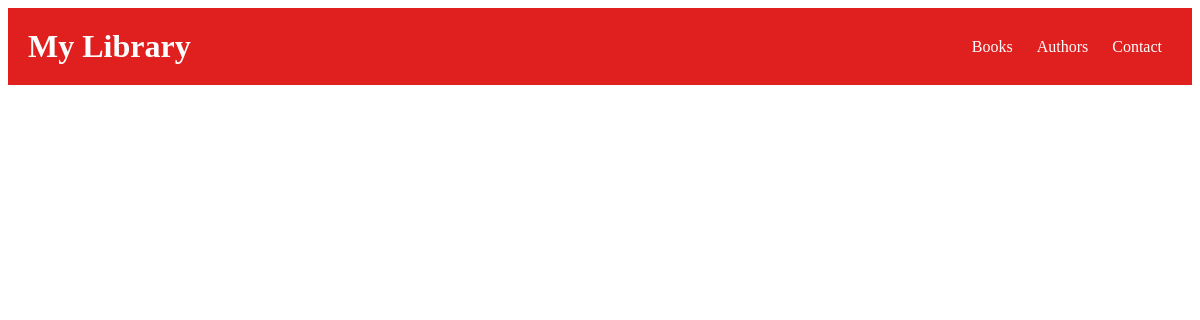
The app's page /author/, older data.
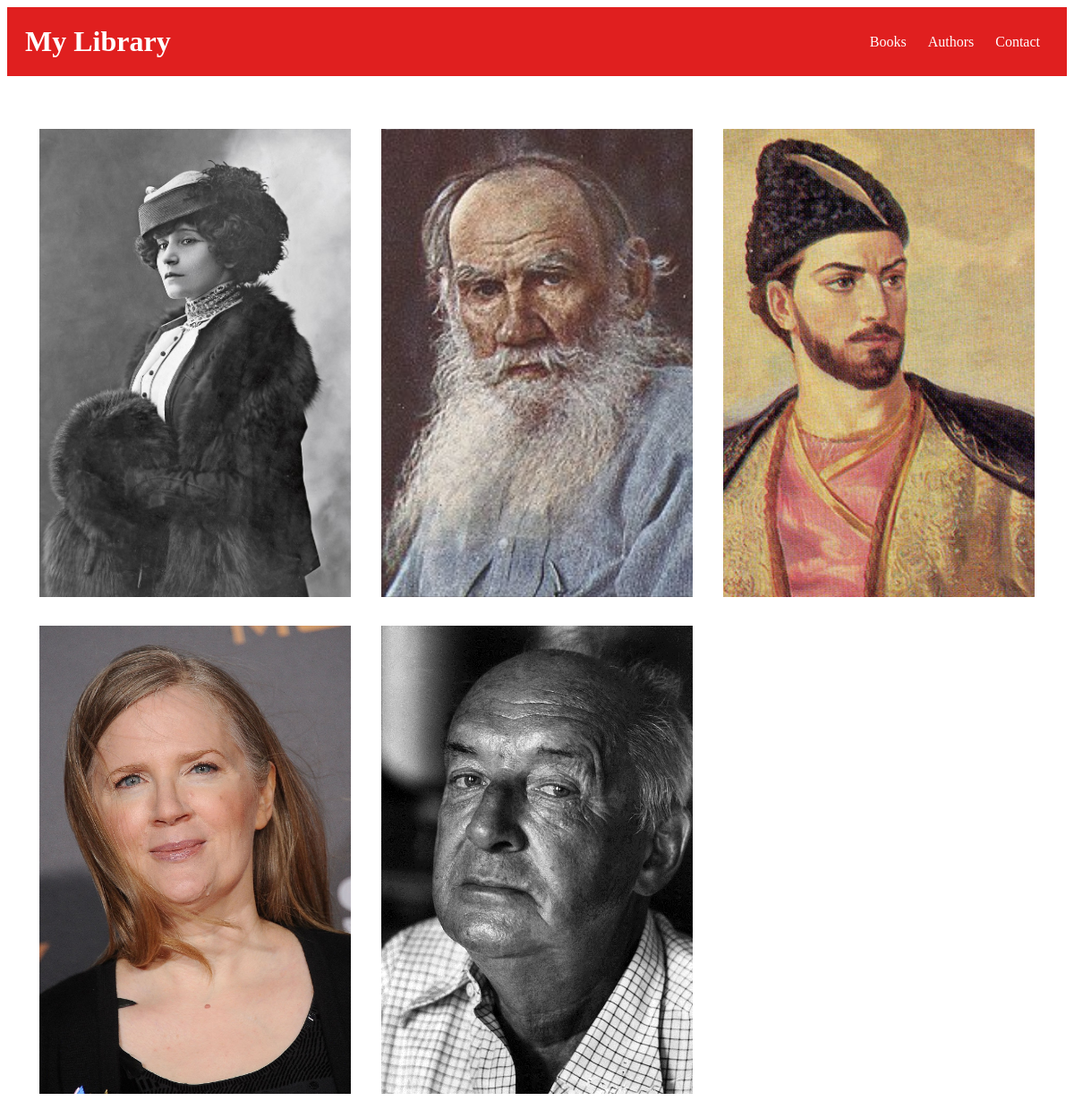
The same page, newer data.
### market/models/author.py (models this page shows, shortened)
class Author(models.Model):
    name = models.CharField(max_length=100, verbose_name=_("author name"))
    birth_date = models.DateField(verbose_name=_("birth date"))
    birth_place = models.CharField(max_length=100, verbose_name=_("birth place"))
    death_date = models.DateField(verbose_name=_("death date"), null=True, blank=True)
    death_place = models.CharField(max_length=100, verbose_name=_("death place"), null=True, blank=True)
    portrait = models.ImageField(upload_to='portraits/', blank=True, verbose_name=_("author portrait"))
    created_at = models.DateTimeField(auto_now_add=True, verbose_name=_("created at"))
    updated_at = models.DateTimeField(auto_now=True, verbose_name=_("updated at"))
    class Meta:
        ordering = ['name']
        verbose_name = _("author")
        verbose_name_plural = _("authors")

### market/views/author.py (the view)
# urls.py: path('author/', authors.all_authors, name='all_authors'),
def all_authors(request):
    authors = Author.objects.all()
    return render(request, 'author/author.html', {'authors': authors})

### market/templates/author/author.html (shortened to what this page needs)
{% extends 'main.html' %}
{% load static %}
{% block content %}
<head>
    <link href="{% static 'market/grid.css' %}" rel="stylesheet">
</head>
    <section id="featured-authors" class="grid-container">
        {% for author in authors %}
        <a href="{% url 'author_detail' author_id=author.id %}">
            <div class="grid-item" style="background-image: url('{{ author.portrait.url }}')">
            </div>
        </a>
        {% endfor %}
    </section>
{% endblock %}

Row changes from the older to the newer data that the page shows:
added Author: portrait (picture)
added Author: portrait (picture)
added Author: portrait (picture)
added Author: portrait (picture)
added Author: portrait (picture)
